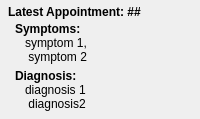
                                  <widget class="QWidget" name="widget_8" native="true">
                                   <property name="sizePolicy">
                                    <sizepolicy hsizetype="Preferred" vsizetype="Fixed">
                                     <horstretch>0</horstretch>
                                     <verstretch>0</verstretch>
                                    </sizepolicy>
                                   </property>
                                   <property name="maximumSize">
                                    <size>
                                     <width>330</width>
                                     <height>16777215</height>
                                    </size>
                                   </property>
                                   <property name="styleSheet">
                                    <string notr="true">#widget_8 {
	border:1px solid #bdbdbd;
	border-radius: 5px;
	background: #FFFFd0;
}</string>
                                   </property>
                                   <layout class="QVBoxLayout" name="verticalLayout_29">
                                    <property name="leftMargin">
                                     <number>5</number>
                                    </property>
                                    <property name="topMargin">
                                     <number>5</number>
                                    </property>
                                    <property name="rightMargin">
                                     <number>5</number>
                                    </property>
                                    <property name="bottomMargin">
                                     <number>5</number>
                                    </property>
                                    <item>
                                     <layout class="QVBoxLayout" name="verticalLayout_28">
                                      <property name="spacing">
                                       <number>0</number>
                                      </property>
                                      <item>
                                       <widget class="QLabel" name="latest_app_title">
                                        <property name="sizePolicy">
                                         <sizepolicy hsizetype="Preferred" vsizetype="Fixed">
                                          <horstretch>0</horstretch>
                                          <verstretch>0</verstretch>
                                         </sizepolicy>
                                        </property>
                                        <property name="font">
                                         <font>
                                          <weight>75</weight>
                                          <bold>true</bold>
                                         </font>
                                        </property>
                                        <property name="styleSheet">
                                         <string notr="true">padding-bottom:3px;</string>
                                        </property>
                                        <property name="text">
                                         <string>Latest Appointment: ##</string>
                                        </property>
                                       </widget>
                                      </item>
                                      <item>
                                       <widget class="QLabel" name="label_22">
                                        <property name="sizePolicy">
                                         <sizepolicy hsizetype="Preferred" vsizetype="Fixed">
                                          <horstretch>0</horstretch>
                                          <verstretch>0</verstretch>
                                         </sizepolicy>
                                        </property>
                                        <property name="font">
                                         <font>
                                          <weight>75</weight>
                                          <bold>true</bold>
                                         </font>
                                        </property>
                                        <property name="text">
                                         <string>Symptoms:</string>
                                        </property>
                                        <property name="indent">
                                         <number>10</number>
                                        </property>
                                       </widget>
                                      </item>
                                      <item>
                                       <widget class="QLabel" name="latest_app_symptoms">
                                        <property name="styleSheet">
                                         <string notr="true">padding-bottom:5px;</string>
                                        </property>
                                        <property name="text">
                                         <string>symptom 1, 
 symptom 2</string>
                                        </property>
                                        <property name="indent">
                                         <number>20</number>
                                        </property>
                                       </widget>
                                      </item>
                                      <item>
                                       <widget class="QLabel" name="label_25">
                                        <property name="font">
                                         <font>
                                          <weight>75</weight>
                                          <bold>true</bold>
                                         </font>
                                        </property>
                                        <property name="text">
                                         <string>Diagnosis:</string>
                                        </property>
                                        <property name="indent">
                                         <number>10</number>
                                        </property>
                                       </widget>
                                      </item>
                                      <item>
                                       <widget class="QLabel" name="latest_app_diagnosis">
                                        <property name="styleSheet">
                                         <string notr="true">padding-bottom:3px;</string>
                                        </property>
                                        <property name="text">
                                         <string>diagnosis 1
 diagnosis2</string>
                                        </property>
                                        <property name="indent">
                                         <number>20</number>
                                        </property>
                                       </widget>
                                      </item>
                                     </layout>
                                    </item>
                                   </layout>
                                  </widget>
